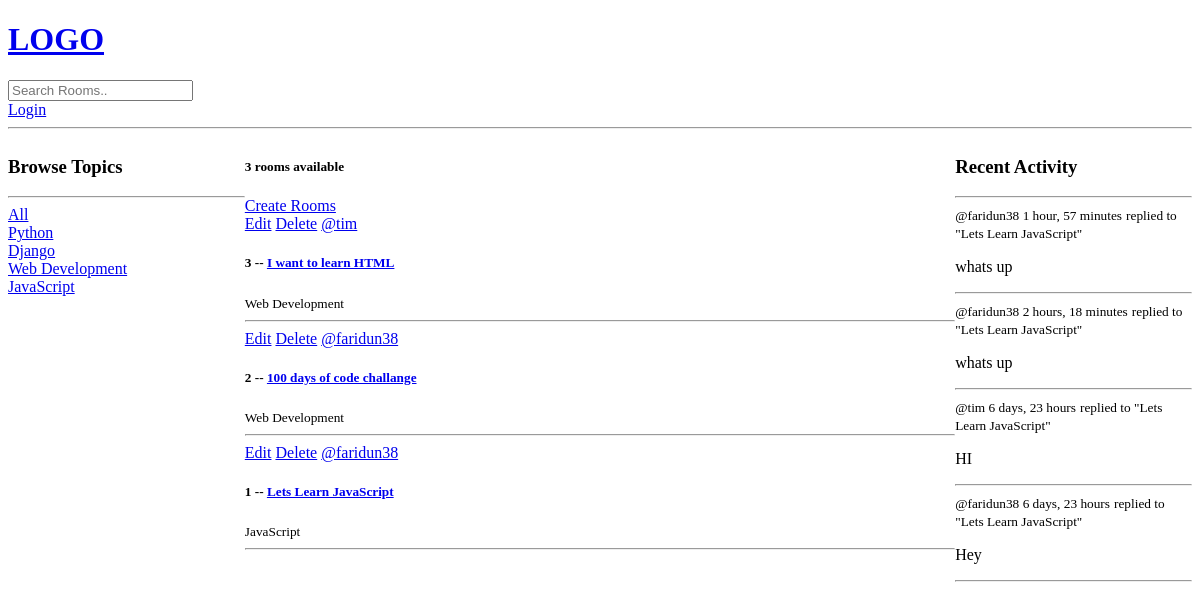
Before: / with the older database file.
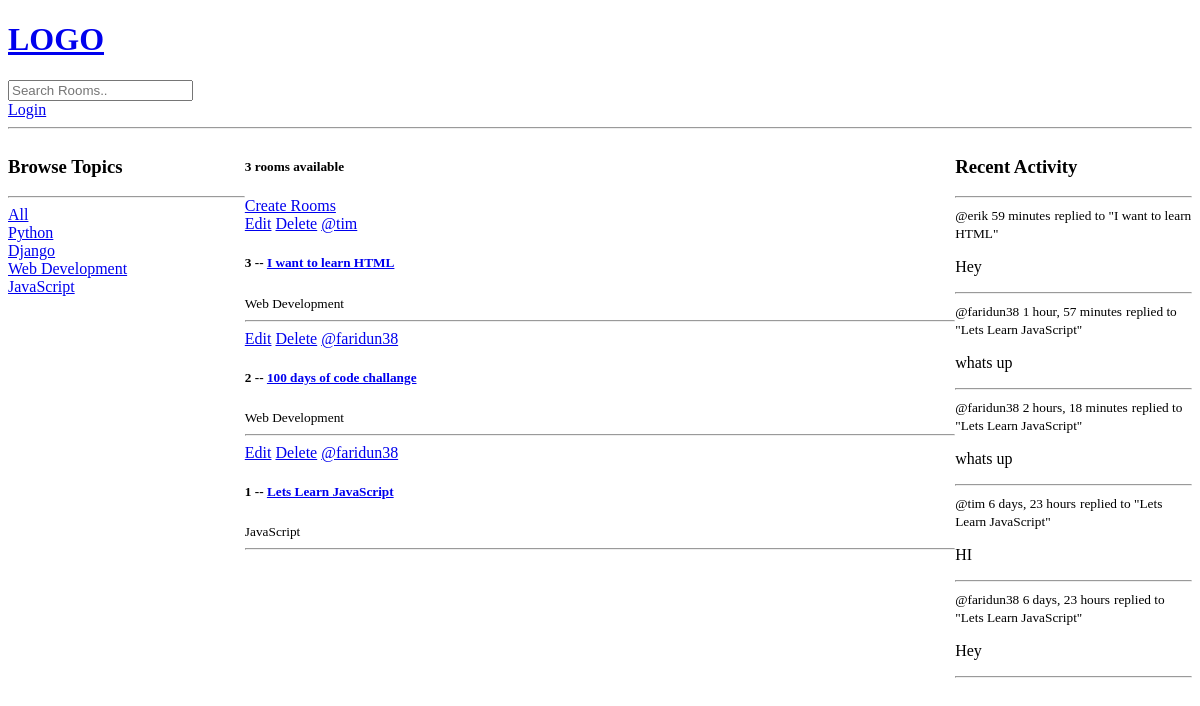
After: the same page with the newer database file.
### base/models.py (models this page shows, shortened)
class Topic(models.Model):
    name = models.CharField(max_length=200)

class Room(models.Model):
    host = models.ForeignKey(User, on_delete=models.SET_NULL, null=True)
    topic = models.ForeignKey(Topic, on_delete=models.SET_NULL, null=True)
    name = models.CharField(max_length=200)
    description = models.TextField(null=True, blank=True)
    participants = models.ManyToManyField(User, related_name="participants", blank=True)
    updated = models.DateTimeField(auto_now=True)
    created = models.DateTimeField(auto_now_add=True)
    class Meta:
        ordering = ["-updated", "-created"]
    def __str__(self):
        return self.name

class Message(models.Model):
    user = models.ForeignKey(User, on_delete=models.CASCADE)
    room = models.ForeignKey(Room, on_delete=models.CASCADE)
    body = models.TextField()
    updated = models.DateTimeField(auto_now=True)
    created = models.DateTimeField(auto_now_add=True)
    class Meta:
        ordering = ["-updated", "-created"]
    def __str__(self):
        return self.body[0:50]

### base/views.py (the view)
# urls.py: path("", views.home, name="home"),
def home(request):
    q = request.GET.get("q") if request.GET.get("q") != None else ""
    rooms = Room.objects.filter(
        Q(topic__name__icontains=q) | Q(name__icontains=q) | Q(description__icontains=q)
    )
    topics = Topic.objects.all()
    room_count = rooms.count()
    room_messages = Message.objects.filter(Q(room__topic__name__icontains=q))
    context = {"rooms": rooms, "topics": topics, "room_count": room_count, 'room_messages': room_messages}
    return render(request, "base/home.html", context)

### base/templates/base/home.html (shortened to what this page needs)
{% extends 'main.html' %}
{% block content %}
<div class="home-container">
    <div>
        {% include 'base/topics_component.html' %}
    </div>
    <div>
        <h5>{{room_count}} rooms available</h5>
        <a href="{% url 'create-room' %}">Create Rooms</a>
        {% include 'base/feed_component.html' %}
    </div>
    <div>
        {% include 'base/activity_component.html' %}
    </div>
</div>
{% endblock content %}

### base/templates/base/topics_component.html
<h3>Browse Topics</h3>
<hr>
<div>
    <a href="{% url 'home' %}">All</a>
</div>
{% for topic in topics %}
<div>
    <a href="{% url 'home' %}?q={{topic.name}}">{{topic.name}}</a>
</div>
{% endfor %}

### base/templates/base/feed_component.html
 {% for room in rooms %}
    <div>
        {% if request.user != room.host %}
        <a href="{% url 'update-room' room.id %}">Edit</a>
        <a href="{% url 'delete-room' room.id %}">Delete</a>
        {% endif %}
        <a href="{% url 'user-profile' room.host.id %}">@{{room.host.username}}</a>
        <h5>{{room.id}} -- <a href="{% url 'room' room.id %}"> {{room.name}} </a> </h5>
        <small>{{room.topic.name}}</small>
        <hr>
    </div>
    {% endfor %}

### base/templates/base/activity_component.html (shortened to what this page needs)
<h3>Recent Activity</h3>
<hr>
{% for message in room_messages %}
<div>
    <small>@{{message.user}} {{message.created|timesince}}</small>
    <small>replied to "{{message.room}}"</small>
    <p>{{message}}</p>
    <hr>
</div>
{% endfor %}

Changed rows visible on the page:
added Message: user "erik", created "59 minutes", room "I want to learn HTML", body "Hey"
